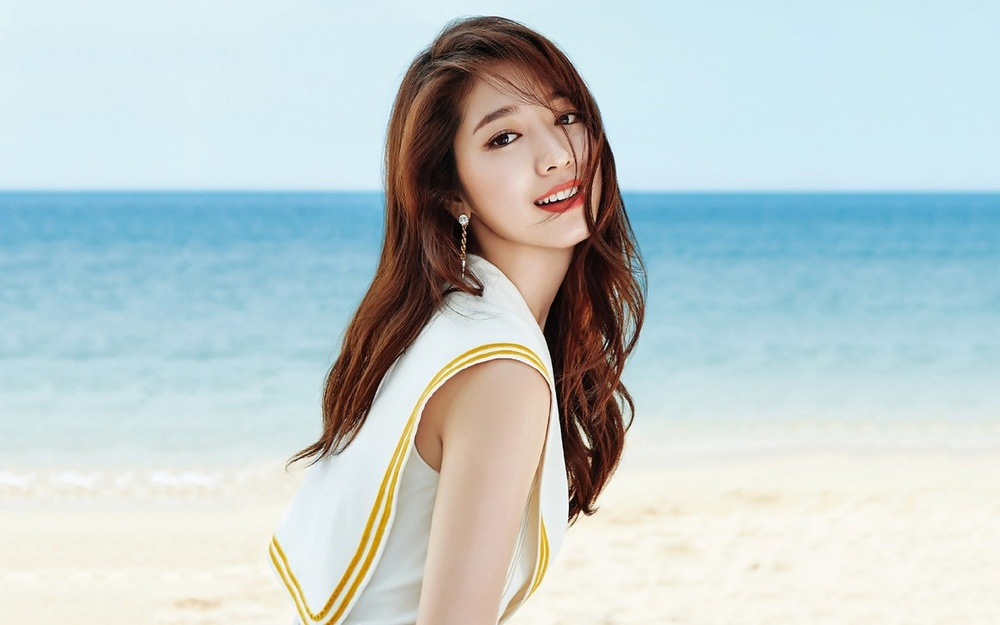
//> input picture materials/face.jpg, 1000 x 625 px, shrunk from 1280 x 800 before the run
$ ./main   (built with g++ and OpenCV 4)
//> lines starting //> are read from the running program, lines starting //| are printed output that depends on the picture
/****************************************************************************
**
** Copyright (C) 2019 Xiaohai <xiaohaidotpro@outlook.com>.
** Contact: http://xiaohai.pro
**
** This file is part of learningOpenCV3
**
**
****************************************************************************/

#include "bits/stdc++.h"

#include "opencv2/opencv.hpp"

int main(int /* argc */, char** /* argv */) {
    std::vector<cv::Mat> src(5);
    cv::Mat tmp;
    int i = 0;

    tmp = cv::imread("../../materials/face.jpg", cv::IMREAD_COLOR);
//> tmp is the input picture: 625 rows x 1000 cols, CV_8UC3; mean B, G, R 204.4, 204, 191.4
    if (tmp.empty()) {
        std::cerr << "load image error..." << std::endl;
        return -1;
    }

    cv::Size size = tmp.size();
//> size = Size(1000, 625)
    int width = size.width;
//> width = 1000
    int height = size.height;
//> height = 625
    int haftHeight = height / 2;
//> haftHeight = 312

    std::cout << "Getting size [[" << tmp.cols << "] [" << tmp.rows << "]]\n" << std::endl;
//| Getting size [[1000] [625]]
    std::cout << "Got size (w, h): (" << size.width << ", " << size.height << ")" << std::endl;
//| Got size (w, h): (1000, 625)

    src[0] = cv::Mat(cv::Size(width, haftHeight), CV_8UC3);
    src[1] = cv::Mat(cv::Size(width, haftHeight), CV_8UC3);

    // Divide the first image
    cv::Mat_<cv::Vec3b>::iterator tmpIter = tmp.begin<cv::Vec3b>();

    // top half
    cv::Mat_<cv::Vec3b>::iterator s0Iter = src[0].begin<cv::Vec3b>();
    for (i = 0; i != width * haftHeight; ++i, ++tmpIter, ++s0Iter) {
        *s0Iter = *tmpIter;
    }
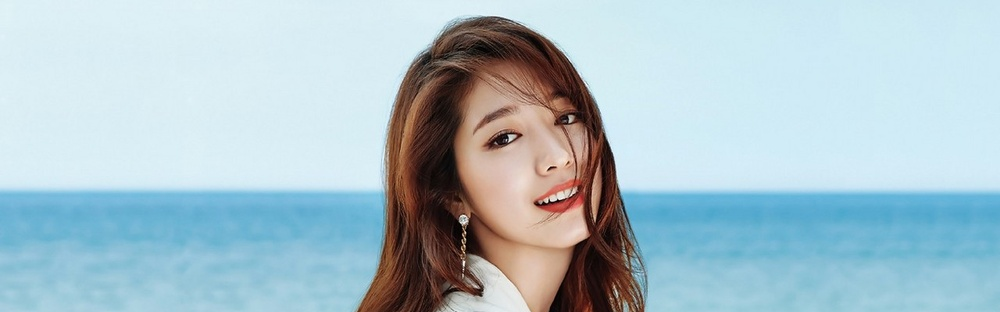
//> src[0]: 312 rows x 1000 cols, CV_8UC3; mean B, G, R 202.5, 193.7, 170.7
//> src[1]: 312 rows x 1000 cols, CV_8UC3; every value is 0

    // bottom half
    cv::Mat_<cv::Vec3b>::iterator s1Iter = src[1].begin<cv::Vec3b>();
    for (i = 0; i != width * haftHeight; ++i, ++tmpIter, ++s1Iter) {
        *s1Iter = *tmpIter;
    }
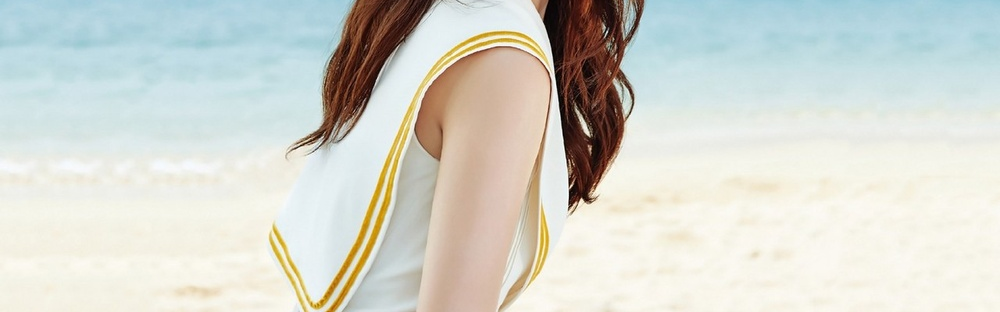
//> src[1]: 312 rows x 1000 cols, CV_8UC3; mean B, G, R 206.2, 214.1, 211.9

    // load other images
    src[2] = cv::imread("../../materials/face.jpg", cv::IMREAD_COLOR);
    src[3] = cv::imread("../../materials/face.jpg", cv::IMREAD_COLOR);
    src[4] = cv::imread("../../materials/face.jpg", cv::IMREAD_COLOR);

    if (src[2].empty() || src[3].empty() || src[4].empty()) {
        std::cout << "load image error..." << std::endl;
        return -1;
    }

    std::vector<cv::Mat> hsv(5), hist(5), histImg(5);
    int hBins = 8;
    int sBins = 8;
    int histSize[] = {hBins, sBins};
    int ch[] = {0, 1};
    float hRanges[] = {0, 180};
    float sRanges[] = {0, 255};
    const float* range[] = {hRanges, sRanges};
    int scale = 10;

    for (i = 0; i != 5; ++i) {
        cv::cvtColor(src[i], hsv[i], cv::COLOR_BGR2HSV);
        cv::calcHist(&hsv[i], 1, ch, cv::noArray(), hist[i], 2, histSize, range, true);
        cv::normalize(hist[i], hist[i], 0, 255, cv::NORM_MINMAX);
        histImg[i] = cv::Mat::zeros(histSize[0] * scale, histSize[1] * scale, CV_8UC3);

        for (int h = 0; h != histSize[0]; ++h) {
            for (int s = 0; s != histSize[1]; ++s) {
                float hval = hist[i].at<float>(h, s);
                cv::rectangle(histImg[i], cv::Rect(h * scale, s * scale, scale, scale), cv::Scalar::all(hval), -1);
            }
        }
    }
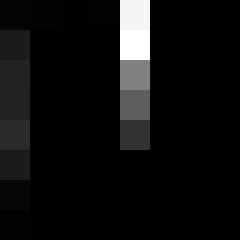
//> histImg[0]: 80 rows x 80 cols, CV_8UC3 (shown 3 times larger); min 0, max 255, mean 15
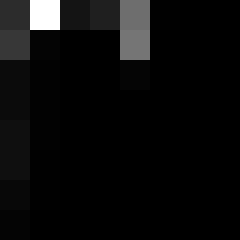
//> histImg[1]: 80 rows x 80 cols, CV_8UC3 (shown 3 times larger); min 0, max 255, mean 11.2
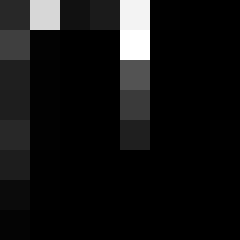
//> histImg[2]: 80 rows x 80 cols, CV_8UC3 (shown 3 times larger); min 0, max 255, mean 18.6

    const std::string windowSource0 = "Source 0";
    cv::namedWindow(windowSource0, cv::WINDOW_GUI_NORMAL);
    cv::imshow(windowSource0, src[0]);
    const std::string windowHSHist0 = "HS Histogram0";
    cv::namedWindow(windowHSHist0, cv::WINDOW_GUI_NORMAL);
    cv::imshow(windowHSHist0, histImg[0]);

    const std::string windowSource1 = "Source 1";
    cv::namedWindow(windowSource1, cv::WINDOW_GUI_NORMAL);
    cv::imshow(windowSource1, src[1]);
    const std::string windowHSHist1 = "HS Histogram1";
    cv::namedWindow(windowHSHist1, cv::WINDOW_GUI_NORMAL);
    cv::imshow(windowHSHist1, histImg[1]);

    const std::string windowSource2 = "Source 2";
    cv::namedWindow(windowSource2, cv::WINDOW_GUI_NORMAL);
    cv::imshow(windowSource2, src[2]);
    const std::string windowHSHist2 = "HS Histogram2";
    cv::namedWindow(windowHSHist2, cv::WINDOW_GUI_NORMAL);
    cv::imshow(windowHSHist2, histImg[2]);

    const std::string windowSource3 = "Source 3";
    cv::namedWindow(windowSource3, cv::WINDOW_GUI_NORMAL);
    cv::imshow(windowSource3, src[3]);
    const std::string windowHSHist3 = "HS Histogram3";
    cv::namedWindow(windowHSHist3, cv::WINDOW_GUI_NORMAL);
    cv::imshow(windowHSHist3, histImg[3]);

    const std::string windowSource4 = "Source 4";
    cv::namedWindow(windowSource4, cv::WINDOW_GUI_NORMAL);
    cv::imshow(windowSource4, src[4]);
    const std::string windowHSHist4 = "HS Histogram4";
    cv::namedWindow(windowHSHist4, cv::WINDOW_GUI_NORMAL);
    cv::imshow(windowHSHist4, histImg[4]);

    for (i = 1; i != 5; ++i) {
        std::cout << "Hist[0] vs Hist[" << i << "]: " << std::endl;
        for (int j = 0; j != 4; ++j) {
            std::cout << "method[" << j << "]: " << cv::compareHist(hist[0], hist[i], j) << " ";
        }
        std::cout << std::endl;
    }

    //
    std::vector<cv::Mat> sig(5);
    std::cout << "\nEMD: " << std::endl;

    for (i = 0; i != 5; ++i) {
        std::vector<cv::Vec3f> sigv;

        cv::normalize(hist[i], hist[i], 1, 0, cv::NORM_L1);
        for (int h = 0; h != hBins; ++h) {
            for (int s = 0; s != sBins; ++s) {
                float binVal = hist[i].at<float>(h, s);
                if (binVal != 0) {
                    sigv.push_back(cv::Vec3f(binVal, static_cast<float>(h), static_cast<float>(s)));
                }
            }
        }

        sig[i] = cv::Mat(sigv).clone().reshape(1);
        if (i > 0) {
            std::cout << "Hist[0] vs Hist [" << i << "]: " << cv::EMD(sig[0], sig[i], cv::DIST_L2) << std::endl;
        }
    }

    cv::waitKey(0);

    return 0;
}
